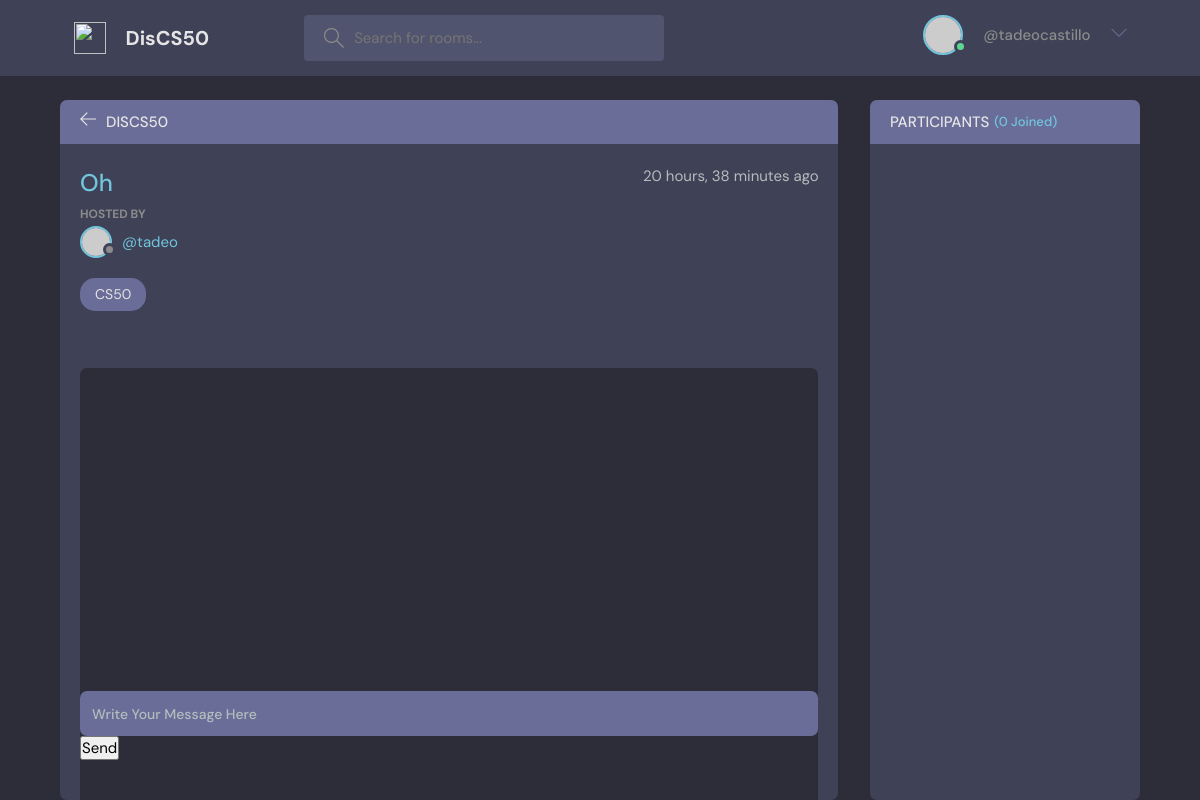
/room/13 (signed in), run on the app's committed database.
### baseApp/models.py (models this page shows, shortened)
class Room(models.Model):
    host = models.ForeignKey(User, on_delete=models.SET_NULL, null=True)
    topic = models.ForeignKey(Topic, on_delete=models.SET_NULL, null=True)
    participants = models.ManyToManyField(User, related_name='participants', blank=True)
    room_name = models.CharField(max_length=200)
    room_description = models.TextField(null=True, blank=True)
    updated_time = models.DateTimeField(auto_now=True)
    created_time = models.DateTimeField(auto_now_add=True)
    class Meta:
        ordering = ['-updated_time', '-created_time']

class Topic(models.Model):
    topic_name = models.CharField(max_length=200)

### baseApp/views.py (the view)
# urls.py: path('room/<str:pk>', views.room, name='Room_Path'),
def room(request, pk):
    loggedIn_user = request.user
    room = Room.objects.get(id = pk)
    room_messages = room.message_set.all()
    participants = room.participants.all()
    if request.method == 'POST':
        msg = Message(user=loggedIn_user, room = room, message_body= request.POST.get('messageBody'))
        msg.save()
        room.participants.add(request.user)
        return redirect('Room_Path', pk = room.id)
    selectDict = { 'room' : room, 'room_messages':room_messages, 'participants':participants}
    return render(request, 'baseApp/room.html', selectDict)

### baseApp/templates/baseApp/room.html (shortened to what this page needs)
{% extends "baseApp/main.html" %}
{% block body %}
<main class="profile-page layout layout--2">
  <div class="container">
    <div class="room">
      <div class="room__top">
        <div class="room__topLeft">
          <a href="{% url 'Home_Path' %}">
            <svg xmlns="http://www.w3.org/2000/svg" width="32" height="32" viewBox="0 0 32 32">
              <title>arrow-left</title>
              <path d="M13.723 2.286l-13.723 13.714 13.719 13.714 1.616-1.611-10.96-10.96h27.625v-2.286h-27.625l10.965-10.965-1.616-1.607z"></path>
            </svg>
          </a>
          <h3>DisCS50</h3>
        </div>
      </div>
      <div class="room__box scroll">
        <div class="room__header scroll">
          <div class="room__info">
            <h3>{{ room.room_name }}</h3>
            <span>{{ room.created_time|timesince }} ago</span>
          </div>
          <div class="room__hosted">
            <p>Hosted By</p>
            <a href="{% url 'User_Profile_Path' room.host.id %}" class="room__author">
              <div class="avatar avatar--small">
                <img src="https://randomuser.me/api/portraits/men/37.jpg" />
              </div>
              <span>@{{ room.host.username }}</span>
            </a>
          </div>
          <span class="room__topics">{{ room.topic.topic_name }}</span>
        </div>
        <div class="room__conversation">
          <div class="threads scroll" id="chat-messages">
          </div>
        </div>
      </div>
      {% if request.user.is_authenticated %}
      <div class="room__message">
        <form id="chat-form">
          <input id="chat-message-input" type="text" name="messageBody" placeholder="Write Your Message Here" />
          <button type="submit">Send</button>
        </form>
      </div>
      {% endif %}
    </div>
    <div class="participants">
      <h3 class="participants__top">
        Participants <span id="participant-count">(0 Joined)</span>
      </h3>
      <div class="participants__list scroll" id="participants-list">
      </div>
    </div>
  </div>
</main>
{% endblock %}

### baseApp/templates/baseApp/navbar.html (shortened to what this page needs)
{% load static %}
<header class="header header--loggedIn">
  <div class="container">
    <a href="{% url 'Home_Path' %}" class="header__logo">
      <img src="{% static 'baseApp/Images/cs50-black.png' %}" />
      <h1>DisCS50</h1>
    </a>
    <form method="get" action="{% url 'Home_Path' %}" class="header__search">
      <label>
        <input type="text" name="q" placeholder="Search for rooms..." />
      </label>
    </form>
    <nav class="header__menu">
      {% if user.is_authenticated %}
      <div class="header__user">
        <a href="{% url 'User_Profile_Path' user.id %}">
          <div class="avatar avatar--medium active">
            <img src="https://randomuser.me/api/portraits/men/37.jpg" />
          </div>
          <p> {{user.first_name}} {{user.last_name}} <span><a href="{% url 'User_Profile_Path' user.id  %}"> @{{user.username}} </a></span></p>
        </a>
        <button class="dropdown-button">
          <svg
            version="1.1"
            xmlns="http://www.w3.org/2000/svg"
            width="32"
            height="32"
            viewBox="0 0 32 32"
          >
            <title>chevron-down</title>
            <path d="M16 21l-13-13h-3l16 16 16-16h-3l-13 13z"></path>
          </svg>
        </button>
      </div>
      {% else %}
      <a href="{% url 'signIn_Path' %}"> <img src="{% static 'baseApp/Images/avatar.svg' %}" /> <p>Login</p> </a>
      {% endif %}
    </nav>
  </div>
</header>

### data on the page
Room: room_name "Oh", created_time "20 hours, 38 minutes", host.username "tadeo", topic.topic_name "CS50"

### other printed values
{{ user.username }} "tadeocastillo"
